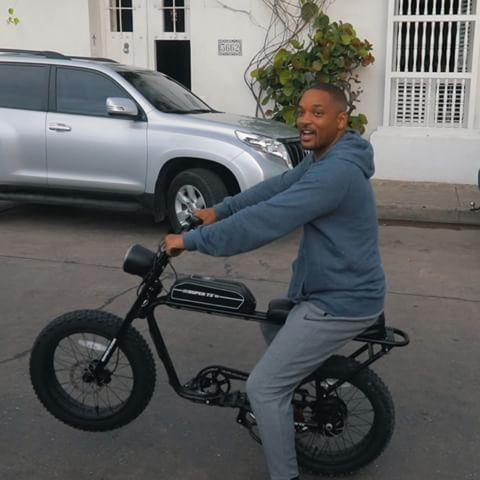
#> input picture willsmith_bike.jpg, 480 x 480 px
$ python introduction.py
#> lines starting #> are read from the running program, lines starting #| are printed output that depends on the picture
import cv2
import numpy as np
from matplotlib import pyplot as plt


z = input()

# read image
img = cv2.imread('willsmith_bike.jpg', 0)
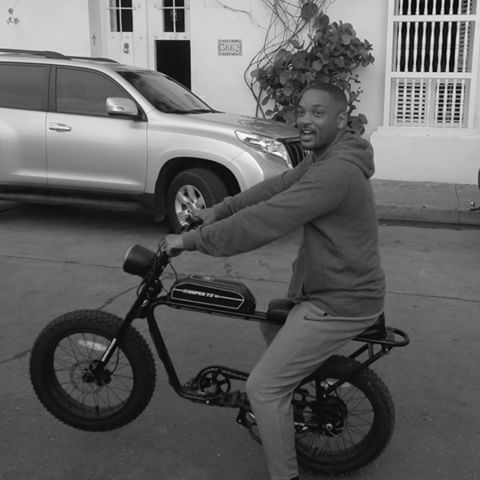
#> img: shape (480, 480); min 0, max 255, mean 97.9
cv2.imshow('will', img)


#> (the run stopped early here; a loop or call above may not have finished)
